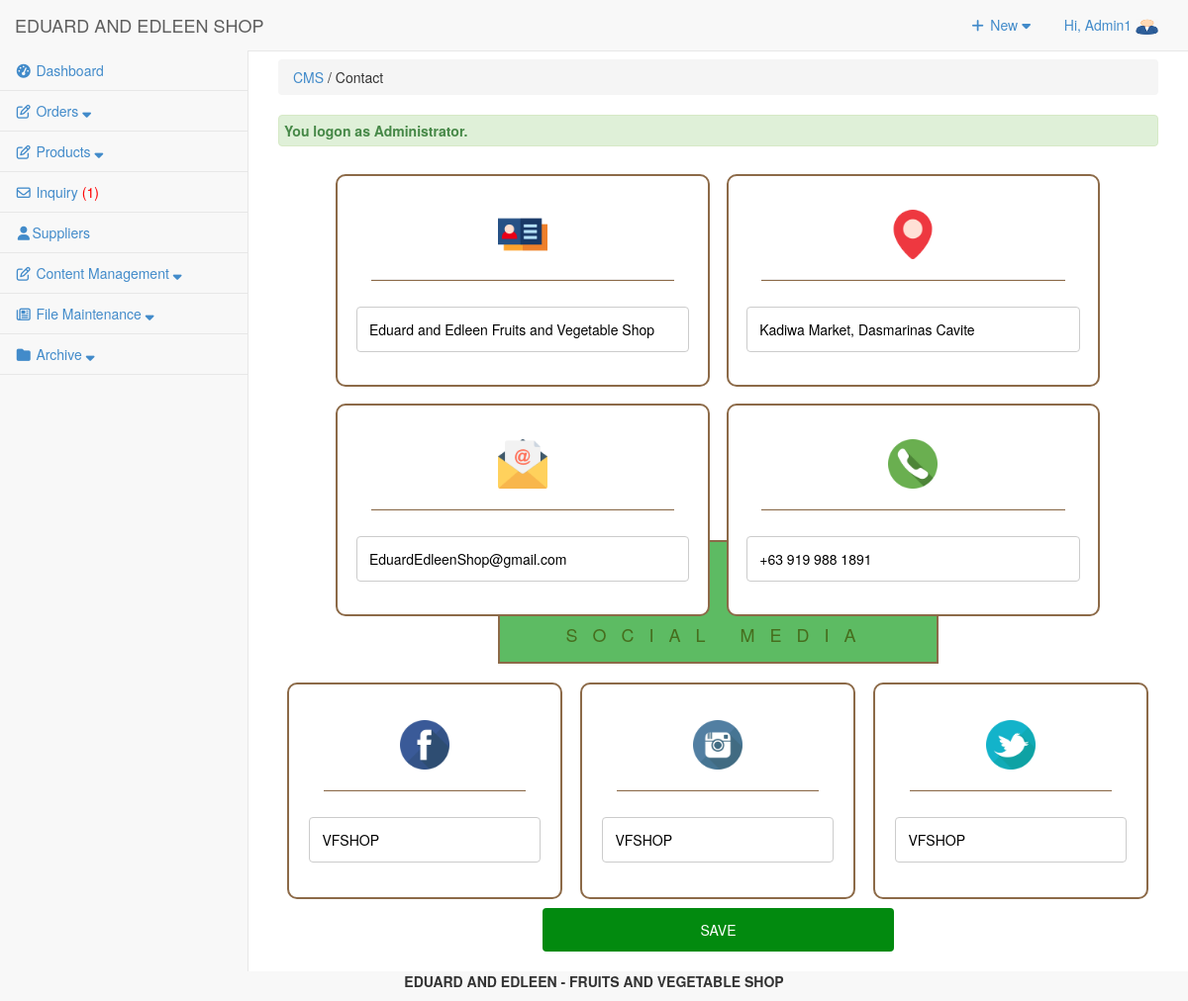
The page /admin/cms/index.php?view=Contact (signed in) on the database its author committed.
### tables this page shows
CREATE TABLE `tbluseraccount` (
  `USERID` int(11) NOT NULL,
  `U_NAME` varchar(122) NOT NULL,
  `U_USERNAME` varchar(122) NOT NULL,
  `U_PASS` varchar(122) NOT NULL,
  `U_ROLE` varchar(30) NOT NULL,
  `USERIMAGE` varchar(255) NOT NULL,
  `U_STATUS` varchar(255) NOT NULL DEFAULT 'Active'
);

CREATE TABLE `tblcontact` (
  `CMS_CONTACT_ID` int(11) NOT NULL,
  `CMS_CONTACT_NAME` varchar(255) NOT NULL,
  `CMS_CONTACT_ADDRESS` varchar(255) NOT NULL,
  `CMS_CONTACT_EMAIL` varchar(255) NOT NULL,
  `CMS_CONTACT_PHONE` varchar(255) NOT NULL,
  `CMS_CONTACT_FB` varchar(255) NOT NULL,
  `CMS_CONTACT_IG` varchar(255) NOT NULL,
  `CMS_CONTACT_TWT` varchar(255) NOT NULL
);

### admin/cms/index.php (called while the page is built, shortened)
<?php
require_once("../../include/initialize.php");
$view = (isset($_GET['view']) && $_GET['view'] != '') ? $_GET['view'] : '';
	$header=$view;
	$title="Content Management";
	switch ($view) {
	case "Contact" :
			$title = "CMS";
			break;
	}
require_once ("../theme/templates.php");
?>

### include/database.php (called while the page is built, shortened)
<?php
class Database {
	var $sql_string = '';
	private $conn;
	public function open_connection() {
		$this->conn = mysqli_connect(server,user,pass);
		if(!$this->conn){
			echo "Problem in database connection! Contact administrator!";
			exit();
		}else{
			$db_select = mysqli_select_db($this->conn,database_name);
		}
	}
	function setQuery($sql='') {
		$this->sql_string=$sql;
	}
	function executeQuery() {
		$result = mysqli_query($this->conn,$this->sql_string);
		return $result;
	}
	private function confirm_query($result) {
		return $result;
	}
	function loadSingleResult() {
		$cur = $this->executeQuery();
		while ($row = mysqli_fetch_object($cur)) {
		return $data = $row;
		}
	}
	public function num_rows($result_set) {
		return mysqli_num_rows($result_set);
	}
}
$mydb = new Database();
?>

### include/accounts.php (called while the page is built, shortened)
<?php
require_once(LIB_PATH.DS.'database.php');
class User {
	protected static  $tblname = "tbluseraccount";
	function single_user($id=""){
			global $mydb;
			$mydb->setQuery("SELECT * FROM ".self::$tblname."
				Where USERID= '{$id}' LIMIT 1");
			$cur = $mydb->loadSingleResult();
			return $cur;
	}
}
?>

### admin/cms/contact.php (the view, shortened to what this page needs)
<div class="content_body">
    <CENTER>
    <?php
		$query = "SELECT * FROM `tblcontact` ";
        $mydb->setQuery($query);
        $cur = $mydb->loadSingleResult();
    ?>
 	<form action="cmscontroller.php?action=updatecontact" method="POST">
            <div style="margin-left:50px;">
                <div class="social inquiry_body msg1"><img src="../../img/name.png" style="width: 50px;"><hr>
                        <div class="row">
                        <div class="col-75">
                            <input type="text" id="facebook" name="name" placeholder="Lorem Ipsum Name" value='<?php echo $cur->CMS_CONTACT_NAME; ?>'>
                        </div>
                        </div>
                    </div>
                    <div class="social inquiry_body msg1"><img src="../../img/location.png" style="width: 50px;"><hr>
                        <div class="row">
                        <div class="col-75">
                            <input type="text" id="instagram" name="address" placeholder="123 ABC City" value='<?php echo $cur->CMS_CONTACT_ADDRESS; ?>'>
                        </div>
                        </div>
                    </div>
                    <div class="social inquiry_body msg1"><img src="../../img/email.png" style="width: 50px;"><hr>
                        <div class="row">
                        <div class="col-75">
                            <input type="text" id="twitter" name="email" placeholder="loremipsum@gmail.com" value='<?php echo $cur->CMS_CONTACT_EMAIL; ?>'>
                        </div>
                        </div>
                    </div>
                    <div class="social inquiry_body msg1"><img src="../../img/phone.png" style="width: 50px;"><hr>
                        <div class="row">
                        <div class="col-75">
                            <input type="text" id="phone" name="phone" placeholder="0915-123-4567" value='<?php echo $cur->CMS_CONTACT_PHONE; ?>'>
                        </div>
                        </div>
                    </div>
            </div>
			<br>
  			<br>
  			<div class="divtop" style="margin-top: 38%;">
            <center>
                <h4 class="title headtitle">Social Media</h4>
            </center>
  			<div class="social inquiry_body msg"><img src="../../img/facebook.png" style="width: 50px;"><hr>
				<div class="row">
			      <div class="col-75">
			        <input type="text" id="facebook" name="facebook" placeholder="www.facebook.com/VFSHOP" value='<?php echo $cur->CMS_CONTACT_FB; ?>'>
			      </div>
  				</div>
			</div>
			<div class="social inquiry_body msg"><img src="../../img/instagram.png" style="width: 50px;"><hr>
				<div class="row">
			      <div class="col-75">
			        <input type="text" id="instagram" name="instagram" placeholder="www.instagram.com/VFSHOP" value='<?php echo $cur->CMS_CONTACT_IG; ?>'>
			      </div>
  				</div>
			</div>
			<div class="social inquiry_body msg"><img src="../../img/twitter.png" style="width: 50px;"><hr>
				<div class="row">
			      <div class="col-75">
			        <input type="text" id="twitter" name="twitter" placeholder="www.twitter.com/VFSHOP" value='<?php echo $cur->CMS_CONTACT_TWT; ?>'>
			      </div>
  				</div>
			</div>
			<br>
			<br>
            <center>
			<input type='submit' value="SAVE" name="updatecontactbtn" class="btn_style"><br>
            </center>
			<br>
			</form>
  		</center>
</div>

### admin/theme/templates.php (shortened to what this page needs)
<!DOCTYPE html>
<html lang="en">
<head>
<link href="<?php echo web_root; ?>admin/css/bootstrap.min.css" rel="stylesheet">
<link href="<?php echo web_root; ?>admin/css/metisMenu.min.css" rel="stylesheet">
<link href="<?php echo web_root; ?>admin/css/timeline.css" rel="stylesheet">
<link href="<?php echo web_root; ?>admin/css/sb-admin-2.css" rel="stylesheet">
<link href="<?php echo web_root; ?>admin/font/css/font-awesome.min.css" rel="stylesheet" type="text/css">
<link href="<?php echo web_root; ?>admin/font/font-awesome.min.css" rel="stylesheet" type="text/css">
<link href="<?php echo web_root; ?>admin/css/dataTables.bootstrap.css" rel="stylesheet">
<link href="<?php echo web_root; ?>css/bootstrap-datetimepicker.min.css" rel="stylesheet" media="screen">
<link href="<?php echo web_root; ?>css/datepicker.css" rel="stylesheet" media="screen">
<link href="<?php echo web_root; ?>admin/css/costum.css" rel="stylesheet">
<link href="<?php echo web_root; ?>admin/css/ekko-lightbox.css" rel="stylesheet">
</head>
  <?php
    $query = "SELECT * FROM tblsummary WHERE ORDEREDSTATS = 'Pending'";
    $mydb->setQuery($query);
    $query = "SELECT * FROM tblinquiry WHERE INQSTATUS = 'NEW'";
    $mydb->setQuery($query);
    $cur = $mydb->executeQuery();
    $rowscount = $mydb->num_rows($cur);
    $res = isset($rowscount)? $rowscount : 0;
    if($res>0){
    $inquiry = '<span style="color:red;">('.$res.')</span>';
    }else{
        $inquiry = '<span> ('.$res.')</span>';
    }
?>
<body>
   <div id="wrapper">
        <nav class="navbar navbar-default navbar-static-top  " role="navigation" style="margin-bottom: 0">
            <div class="navbar-header">
                 <a class="navbar-brand"  href="<?php echo web_root; ?>admin/index.php" >EDUARD AND EDLEEN SHOP</a>
            </div>
            <ul class="nav navbar-top-links navbar-right">
                 <li class="dropdown">
                    <a class="dropdown-toggle" data-toggle="dropdown" href="#">
                        <i class="fa fa-plus fa-fw"></i> New  <i class="fa fa-caret-down"></i>
                    </a>
                </li>
<?php
 $user = New User();
$singleuser = $user->single_user($_SESSION['USERID']);
?>
                <li class="dropdown">
                    <a class="dropdown-toggle" data-toggle="dropdown" href="#">
                        Hi, <?php echo $_SESSION['U_NAME']; ?> <img title="profile image" width="23px" height="17px" src="<?php echo web_root.'admin/user/'.$singleuser ->USERIMAGE ?>">
                    </a>
                </li>
            </ul>
            <div class="navbar-default sidebar" role="navigation">
                <div class="sidebar-nav navbar-collapse">
                    <ul class="nav" id="side-menu">
                        <li>
                             <a href="<?php echo web_root; ?>admin/dashboard/"><i class="fa fa-tachometer fa-fw"></i>  Dashboard </a>
                        </li>
                        <li class="nav-item">
                            <a class="nav-link" data-toggle="collapse" href="#collapseExample4" aria-expanded="false" aria-controls="collapseExample">
                                <i class="fa fa-pencil-square-o fa-fw"></i><span class="menu-orders"> Orders <i class="fa fa-sort-down"></i></span>
                            </a>
                        </li>
                        <li class="nav-item">
                            <a class="nav-link" data-toggle="collapse" href="#collapseExample5" aria-expanded="false" aria-controls="collapseExample">
                                <i class="fa fa-pencil-square-o fa-fw"></i><span class="menu-title"> Products <i class="fa fa-sort-down"></i></span>
                            </a>
                        </li>
                        <li>
                             <a href="<?php echo web_root; ?>admin/inquiry/" ><i class="fa fa-envelope-o fa-fw"></i>  Inquiry <?php echo $inquiry; ?></a>
                        </li>
                        <li>
                             <a href="<?php echo web_root; ?>admin/supplier/" ><i class="fa fa-user fa-fw"></i>Suppliers</a>
                        </li>
                        <li class="nav-item">
                            <a class="nav-link" data-toggle="collapse" href="#collapseExample1" aria-expanded="false" aria-controls="collapseExample">
                                <i class="fa fa-pencil-square-o fa-fw"></i><span class="menu-title"> Content Management <i class="fa fa-sort-down"></i></span>
                            </a>
                        </li>
                        <li class="nav-item">
                            <a class="nav-link" data-toggle="collapse" href="#collapseExample3" aria-expanded="false" aria-controls="collapseExample">
                                <i class="fa fa-newspaper-o fa-fw"></i><span class="menu-title"> File Maintenance <i class="fa fa-sort-down"></i></span>
                            </a>
                        </li>
                        <?php if ($_SESSION['U_ROLE']=='Administrator') {
                        ?>
                        <li class="nav-item">
                            <a class="nav-link" data-toggle="collapse" href="#collapseExample2" aria-expanded="false" aria-controls="collapseExample">
                                <i class="fa fa-folder fa-fw"></i><span class="menu-title"> Archive <i class="fa fa-sort-down"></i></span>
                            </a>
                        </li>
                 <?php }  ?>
                    </ul>
                </div>
            </div>
        </nav>
  <div id="page-wrapper">
            <div class="row" >
                <div class="col-lg-12">
                    <?php
                    if ($title<>'Dashboard'){
                       echo   '<p class="breadcrumb" style="margin-top: 8px;">
                        <a href="index.php" title="'. $title.'" >'. $title.'</a>
                        '.(isset($header) ? ' / '. $header : '').'  </p>'  ;
                    } ?>
                  <?php require_once $content; ?>
                </div>
            </div>
        </div>
    </div>
</body>
      <footer><p  style="text-align: center;font-weight: bold;"> EDUARD AND EDLEEN - FRUITS AND VEGETABLE SHOP </p></footer>
</html>

### admin/css/sb-admin-2.css (style rules this page uses)
body { background-color: #f8f8f8; }
#wrapper { width: 100%; }
#page-wrapper { padding: 0 15px; min-height: 568px; background-color: #fff; }
@media (min-width:768px) { #page-wrapper { position: inherit; margin: 0 0 0 250px; padding: 0 30px; border-left: 1px solid #e7e7e7; } }
.navbar-top-links { margin-right: 0; }
.navbar-top-links li { display: inline-block; }
.navbar-top-links li:last-child { margin-right: 15px; }
.navbar-top-links li a { padding: 15px; min-height: 50px; }
.sidebar .sidebar-nav.navbar-collapse { padding-right: 0; padding-left: 0; }
.sidebar ul li { border-bottom: 1px solid #e7e7e7; }
@media (min-width:768px) { .sidebar { z-index: 1; position: absolute; width: 250px; margin-top: 51px; } }

### admin/cms/contact.php (style rules this page uses)
.msg1 { margin: 1%; width: 45%; padding: 4%; float: left; }
.msg { margin: 1%; width: 31.3%; padding: 4%; float: left; }
.inquiry_body { border: 2px solid #8C6A48; border-radius: 10px; background-color: white; }
.btn_style { background-color: #028A0F !important; color: white; padding: 12px 20px; border: none; border-radius: 4px; cursor: pointer; width: 40%; }
* { box-sizing: border-box; }
input[type=text], select, textarea { width: 100%; padding: 12px; border: 1px solid #ccc; border-radius: 4px; resize: vertical; }
.col-75 { float: left; width: 100%; margin-top: 6px; }
.row:after { content: ""; display: table; clear: both; }
.title { letter-spacing: 15px; color: #466D1D; text-align: center; text-transform: uppercase; }
.headtitle { background: #5DBB63; width: 50%; padding: 2%; border: 2px solid #8C6A48; }
hr { background-color: #8C6A48; height: 1px; }

### rows shown on the page
tbluseraccount: USERIMAGE (picture)
tblcontact: name "Eduard and Edleen Fruits and Vegetable Shop", address "Kadiwa Market, Dasmarinas Cavite", email "EduardEdleenShop@gmail.com", phone "+63 919 988 1891", facebook "VFSHOP", instagram "VFSHOP", twitter "VFSHOP"

### other values the page prints
$_SESSION['U_NAME'] "Admin1"
$res "1"
$title "CMS"
$header "Contact"
$_SESSION['message'] "You logon as Administrator."
